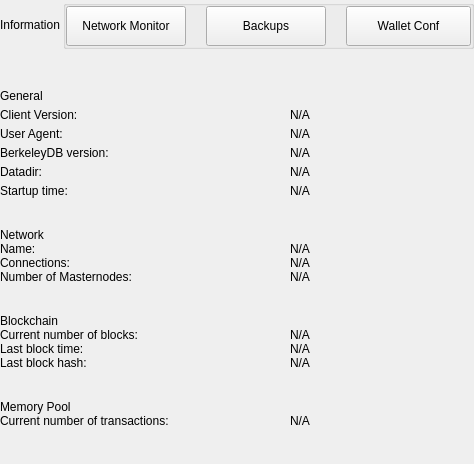
<?xml version="1.0" encoding="UTF-8"?>
<ui version="4.0">
 <class>SettingsInformationWidget</class>
 <widget class="QWidget" name="SettingsInformationWidget">
  <property name="geometry">
   <rect>
    <x>0</x>
    <y>0</y>
    <width>474</width>
    <height>464</height>
   </rect>
  </property>
  <property name="windowTitle">
   <string>Form</string>
  </property>
  <layout class="QVBoxLayout" name="verticalLayout">
   <property name="spacing">
    <number>0</number>
   </property>
   <property name="leftMargin">
    <number>0</number>
   </property>
   <property name="topMargin">
    <number>0</number>
   </property>
   <property name="rightMargin">
    <number>0</number>
   </property>
   <property name="bottomMargin">
    <number>0</number>
   </property>
   <item>
    <widget class="QWidget" name="left" native="true">
     <layout class="QVBoxLayout" name="verticalLayout_3">
      <property name="leftMargin">
       <number>0</number>
      </property>
      <property name="topMargin">
       <number>0</number>
      </property>
      <property name="rightMargin">
       <number>0</number>
      </property>
      <property name="bottomMargin">
       <number>0</number>
      </property>
      <item>
       <layout class="QVBoxLayout" name="verticalLayout_2">
        <property name="spacing">
         <number>0</number>
        </property>
        <item>
         <layout class="QHBoxLayout" name="horizontalLayout_3">
          <property name="spacing">
           <number>0</number>
          </property>
          <item>
           <widget class="QLabel" name="labelTitle">
            <property name="text">
             <string>Information</string>
            </property>
           </widget>
          </item>
          <item>
           <spacer name="horizontalSpacer">
            <property name="orientation">
             <enum>Qt::Horizontal</enum>
            </property>
            <property name="sizeHint" stdset="0">
             <size>
              <width>40</width>
              <height>20</height>
             </size>
            </property>
           </spacer>
          </item>
          <item>
           <widget class="QGroupBox" name="groupBox">
            <property name="title">
             <string/>
            </property>
            <layout class="QHBoxLayout" name="horizontalLayout_4">
             <property name="spacing">
              <number>20</number>
             </property>
             <property name="leftMargin">
              <number>0</number>
             </property>
             <property name="topMargin">
              <number>0</number>
             </property>
             <property name="rightMargin">
              <number>0</number>
             </property>
             <property name="bottomMargin">
              <number>0</number>
             </property>
             <item>
              <widget class="QPushButton" name="pushButtonNetworkMonitor">
               <property name="minimumSize">
                <size>
                 <width>120</width>
                 <height>40</height>
                </size>
               </property>
               <property name="maximumSize">
                <size>
                 <width>16777215</width>
                 <height>40</height>
                </size>
               </property>
               <property name="focusPolicy">
                <enum>Qt::NoFocus</enum>
               </property>
               <property name="text">
                <string>Network Monitor</string>
               </property>
              </widget>
             </item>
             <item>
              <widget class="QPushButton" name="pushButtonBackups">
               <property name="minimumSize">
                <size>
                 <width>120</width>
                 <height>40</height>
                </size>
               </property>
               <property name="maximumSize">
                <size>
                 <width>120</width>
                 <height>40</height>
                </size>
               </property>
               <property name="focusPolicy">
                <enum>Qt::NoFocus</enum>
               </property>
               <property name="text">
                <string>Backups</string>
               </property>
               <property name="checkable">
                <bool>false</bool>
               </property>
               <property name="autoExclusive">
                <bool>false</bool>
               </property>
              </widget>
             </item>
             <item>
              <widget class="QPushButton" name="pushButtonFile">
               <property name="minimumSize">
                <size>
                 <width>125</width>
                 <height>40</height>
                </size>
               </property>
               <property name="maximumSize">
                <size>
                 <width>125</width>
                 <height>40</height>
                </size>
               </property>
               <property name="focusPolicy">
                <enum>Qt::NoFocus</enum>
               </property>
               <property name="text">
                <string>Wallet Conf</string>
               </property>
               <property name="checkable">
                <bool>false</bool>
               </property>
               <property name="checked">
                <bool>false</bool>
               </property>
               <property name="autoExclusive">
                <bool>false</bool>
               </property>
              </widget>
             </item>
            </layout>
           </widget>
          </item>
         </layout>
        </item>
        <item>
         <spacer name="verticalSpacer_2">
          <property name="orientation">
           <enum>Qt::Vertical</enum>
          </property>
          <property name="sizeType">
           <enum>QSizePolicy::Fixed</enum>
          </property>
          <property name="sizeHint" stdset="0">
           <size>
            <width>20</width>
            <height>40</height>
           </size>
          </property>
         </spacer>
        </item>
        <item>
         <widget class="QWidget" name="layoutOptions1" native="true">
          <layout class="QVBoxLayout" name="verticalLayout_9">
           <property name="spacing">
            <number>5</number>
           </property>
           <property name="leftMargin">
            <number>0</number>
           </property>
           <property name="topMargin">
            <number>0</number>
           </property>
           <property name="rightMargin">
            <number>0</number>
           </property>
           <property name="bottomMargin">
            <number>10</number>
           </property>
           <item>
            <widget class="QLabel" name="labelTitleGeneral">
             <property name="text">
              <string>General</string>
             </property>
            </widget>
           </item>
           <item>
            <layout class="QHBoxLayout" name="horizontalLayout" stretch="0,1">
             <property name="spacing">
              <number>0</number>
             </property>
             <item>
              <widget class="QLabel" name="labelTitleClient">
               <property name="minimumSize">
                <size>
                 <width>290</width>
                 <height>0</height>
                </size>
               </property>
               <property name="maximumSize">
                <size>
                 <width>290</width>
                 <height>16777215</height>
                </size>
               </property>
               <property name="text">
                <string>Client Version:</string>
               </property>
              </widget>
             </item>
             <item>
              <widget class="QLabel" name="labelInfoClient">
               <property name="cursor">
                <cursorShape>IBeamCursor</cursorShape>
               </property>
               <property name="textInteractionFlags">
                <set>Qt::LinksAccessibleByMouse|Qt::TextSelectableByKeyboard|Qt::TextSelectableByMouse</set>
               </property>
               <property name="text">
                <string notr="true">N/A</string>
               </property>
              </widget>
             </item>
            </layout>
           </item>
           <item>
            <layout class="QHBoxLayout" name="horizontalAgent" stretch="0,1">
             <property name="spacing">
              <number>0</number>
             </property>
             <item>
              <widget class="QLabel" name="labelTitleAgent">
               <property name="minimumSize">
                <size>
                 <width>290</width>
                 <height>0</height>
                </size>
               </property>
               <property name="maximumSize">
                <size>
                 <width>290</width>
                 <height>16777215</height>
                </size>
               </property>
               <property name="text">
                <string>User Agent:</string>
               </property>
              </widget>
             </item>
             <item>
              <widget class="QLabel" name="labelInfoAgent">
               <property name="cursor">
                <cursorShape>IBeamCursor</cursorShape>
               </property>
               <property name="textInteractionFlags">
                <set>Qt::LinksAccessibleByMouse|Qt::TextSelectableByKeyboard|Qt::TextSelectableByMouse</set>
               </property>
               <property name="text">
                <string notr="true">N/A</string>
               </property>
              </widget>
             </item>
            </layout>
           </item>
           <item>
            <layout class="QHBoxLayout" name="horizontalBerkely" stretch="0,1">
             <property name="spacing">
              <number>0</number>
             </property>
             <item>
              <widget class="QLabel" name="labelTitleBerkeley">
               <property name="minimumSize">
                <size>
                 <width>290</width>
                 <height>0</height>
                </size>
               </property>
               <property name="maximumSize">
                <size>
                 <width>290</width>
                 <height>16777215</height>
                </size>
               </property>
               <property name="text">
                <string>BerkeleyDB version:</string>
               </property>
              </widget>
             </item>
             <item>
              <widget class="QLabel" name="labelInfoBerkeley">
               <property name="cursor">
                <cursorShape>IBeamCursor</cursorShape>
               </property>
               <property name="textInteractionFlags">
                <set>Qt::LinksAccessibleByMouse|Qt::TextSelectableByKeyboard|Qt::TextSelectableByMouse</set>
               </property>
               <property name="text">
                <string notr="true">N/A</string>
               </property>
              </widget>
             </item>
            </layout>
           </item>
           <item>
            <layout class="QHBoxLayout" name="horizontalDataDir" stretch="0,1">
             <property name="spacing">
              <number>0</number>
             </property>
             <item>
              <widget class="QLabel" name="labelTitleDataDir">
               <property name="minimumSize">
                <size>
                 <width>290</width>
                 <height>0</height>
                </size>
               </property>
               <property name="maximumSize">
                <size>
                 <width>290</width>
                 <height>16777215</height>
                </size>
               </property>
               <property name="text">
                <string>Datadir:</string>
               </property>
              </widget>
             </item>
             <item>
              <widget class="QLabel" name="labelInfoDataDir">
               <property name="cursor">
                <cursorShape>IBeamCursor</cursorShape>
               </property>
               <property name="textInteractionFlags">
                <set>Qt::LinksAccessibleByMouse|Qt::TextSelectableByKeyboard|Qt::TextSelectableByMouse</set>
               </property>
               <property name="text">
                <string notr="true">N/A</string>
               </property>
               <property name="wordWrap">
                <bool>true</bool>
               </property>
              </widget>
             </item>
            </layout>
           </item>
           <item>
            <layout class="QHBoxLayout" name="horizontalTime" stretch="0,1">
             <property name="spacing">
              <number>0</number>
             </property>
             <item>
              <widget class="QLabel" name="labelTitleTime">
               <property name="minimumSize">
                <size>
                 <width>290</width>
                 <height>0</height>
                </size>
               </property>
               <property name="maximumSize">
                <size>
                 <width>290</width>
                 <height>16777215</height>
                </size>
               </property>
               <property name="text">
                <string>Startup time:</string>
               </property>
              </widget>
             </item>
             <item>
              <widget class="QLabel" name="labelInfoTime">
               <property name="cursor">
                <cursorShape>IBeamCursor</cursorShape>
               </property>
               <property name="textInteractionFlags">
                <set>Qt::LinksAccessibleByMouse|Qt::TextSelectableByKeyboard|Qt::TextSelectableByMouse</set>
               </property>
               <property name="text">
                <string notr="true">N/A</string>
               </property>
              </widget>
             </item>
            </layout>
           </item>
          </layout>
         </widget>
        </item>
        <item>
         <spacer name="verticalSpacer_3">
          <property name="orientation">
           <enum>Qt::Vertical</enum>
          </property>
          <property name="sizeType">
           <enum>QSizePolicy::Minimum</enum>
          </property>
          <property name="sizeHint" stdset="0">
           <size>
            <width>20</width>
            <height>20</height>
           </size>
          </property>
         </spacer>
        </item>
        <item>
         <widget class="QLabel" name="labelTitleNetwork">
          <property name="text">
           <string>Network</string>
          </property>
         </widget>
        </item>
        <item>
         <layout class="QHBoxLayout" name="horizontalName" stretch="0,1">
          <property name="spacing">
           <number>0</number>
          </property>
          <item>
           <widget class="QLabel" name="labelTitleName">
            <property name="minimumSize">
             <size>
              <width>290</width>
              <height>0</height>
             </size>
            </property>
            <property name="maximumSize">
             <size>
              <width>290</width>
              <height>16777215</height>
             </size>
            </property>
            <property name="text">
             <string>Name:</string>
            </property>
           </widget>
          </item>
          <item>
           <widget class="QLabel" name="labelInfoName">
            <property name="cursor">
             <cursorShape>IBeamCursor</cursorShape>
            </property>
            <property name="textInteractionFlags">
             <set>Qt::LinksAccessibleByMouse|Qt::TextSelectableByKeyboard|Qt::TextSelectableByMouse</set>
            </property>
            <property name="text">
             <string notr="true">N/A</string>
            </property>
           </widget>
          </item>
         </layout>
        </item>
        <item>
         <layout class="QHBoxLayout" name="horizontalConnections" stretch="0,1">
          <property name="spacing">
           <number>0</number>
          </property>
          <item>
           <widget class="QLabel" name="labelTitleConnections">
            <property name="minimumSize">
             <size>
              <width>290</width>
              <height>0</height>
             </size>
            </property>
            <property name="maximumSize">
             <size>
              <width>290</width>
              <height>16777215</height>
             </size>
            </property>
            <property name="text">
             <string>Connections:</string>
            </property>
           </widget>
          </item>
          <item>
           <widget class="QLabel" name="labelInfoConnections">
            <property name="cursor">
             <cursorShape>IBeamCursor</cursorShape>
            </property>
            <property name="textInteractionFlags">
             <set>Qt::LinksAccessibleByMouse|Qt::TextSelectableByKeyboard|Qt::TextSelectableByMouse</set>
            </property>
            <property name="text">
             <string notr="true">N/A</string>
            </property>
           </widget>
          </item>
         </layout>
        </item>
        <item>
         <widget class="QWidget" name="layoutOptions2" native="true">
          <layout class="QHBoxLayout" name="horizontalMasternodes" stretch="0,1">
           <property name="spacing">
             <number>0</number>
           </property>
           <property name="leftMargin">
            <number>0</number>
           </property>
           <property name="topMargin">
            <number>0</number>
           </property>
           <property name="rightMargin">
            <number>0</number>
           </property>
           <property name="bottomMargin">
            <number>10</number>
           </property>
           <item>
            <widget class="QLabel" name="labelTitleMasternodes">
             <property name="minimumSize">
              <size>
               <width>290</width>
               <height>0</height>
              </size>
             </property>
             <property name="maximumSize">
              <size>
               <width>290</width>
               <height>16777215</height>
              </size>
             </property>
             <property name="text">
              <string>Number of Masternodes:</string>
             </property>
            </widget>
           </item>
           <item>
            <widget class="QLabel" name="labelInfoMasternodes">
             <property name="cursor">
              <cursorShape>IBeamCursor</cursorShape>
             </property>
             <property name="textInteractionFlags">
              <set>Qt::LinksAccessibleByMouse|Qt::TextSelectableByKeyboard|Qt::TextSelectableByMouse</set>
             </property>
             <property name="text">
              <string notr="true">N/A</string>
             </property>
            </widget>
           </item>
          </layout>
         </widget>
        </item>
        <item>
         <spacer name="verticalSpacer_4">
          <property name="orientation">
           <enum>Qt::Vertical</enum>
          </property>
          <property name="sizeType">
           <enum>QSizePolicy::Minimum</enum>
          </property>
          <property name="sizeHint" stdset="0">
           <size>
            <width>20</width>
            <height>20</height>
           </size>
          </property>
         </spacer>
        </item>
        <item>
         <widget class="QLabel" name="labelTitleBlockchain">
          <property name="text">
           <string>Blockchain</string>
          </property>
         </widget>
        </item>
        <item>
         <layout class="QHBoxLayout" name="horizontalBlockNumber" stretch="0,1">
          <property name="spacing">
           <number>0</number>
          </property>
          <item>
           <widget class="QLabel" name="labelTitleBlockNumber">
            <property name="minimumSize">
             <size>
              <width>290</width>
              <height>0</height>
             </size>
            </property>
            <property name="maximumSize">
             <size>
              <width>290</width>
              <height>16777215</height>
             </size>
            </property>
            <property name="text">
             <string>Current number of blocks:</string>
            </property>
           </widget>
          </item>
          <item>
           <widget class="QLabel" name="labelInfoBlockNumber">
            <property name="cursor">
             <cursorShape>IBeamCursor</cursorShape>
            </property>
            <property name="textInteractionFlags">
             <set>Qt::LinksAccessibleByMouse|Qt::TextSelectableByKeyboard|Qt::TextSelectableByMouse</set>
            </property>
            <property name="text">
             <string notr="true">N/A</string>
            </property>
           </widget>
          </item>
         </layout>
        </item>
        <item>
         <layout class="QHBoxLayout" name="horizontalBlockTime" stretch="0,1">
          <property name="spacing">
           <number>0</number>
          </property>
          <item>
           <widget class="QLabel" name="labelTitleBlockTime">
            <property name="minimumSize">
             <size>
              <width>290</width>
              <height>0</height>
             </size>
            </property>
            <property name="maximumSize">
             <size>
              <width>290</width>
              <height>16777215</height>
             </size>
            </property>
            <property name="text">
             <string>Last block time:</string>
            </property>
           </widget>
          </item>
          <item>
           <widget class="QLabel" name="labelInfoBlockTime">
            <property name="cursor">
             <cursorShape>IBeamCursor</cursorShape>
            </property>
            <property name="textInteractionFlags">
             <set>Qt::LinksAccessibleByMouse|Qt::TextSelectableByKeyboard|Qt::TextSelectableByMouse</set>
            </property>
            <property name="text">
             <string notr="true">N/A</string>
            </property>
           </widget>
          </item>
         </layout>
        </item>
        <item>
         <widget class="QWidget" name="layoutOptions3" native="true">
          <layout class="QHBoxLayout" name="horizontalBlockHash" stretch="0,1">
           <property name="spacing">
            <number>0</number>
           </property>
           <property name="leftMargin">
            <number>0</number>
           </property>
           <property name="topMargin">
            <number>0</number>
           </property>
           <property name="rightMargin">
            <number>0</number>
           </property>
           <property name="bottomMargin">
            <number>10</number>
           </property>
           <item>
            <widget class="QLabel" name="labelTitleBlockHash">
             <property name="minimumSize">
              <size>
               <width>290</width>
               <height>0</height>
              </size>
             </property>
             <property name="maximumSize">
              <size>
               <width>290</width>
               <height>16777215</height>
              </size>
             </property>
             <property name="text">
              <string>Last block hash:</string>
             </property>
            </widget>
           </item>
           <item>
            <widget class="QLabel" name="labelInfoBlockHash">
             <property name="cursor">
              <cursorShape>IBeamCursor</cursorShape>
             </property>
             <property name="textInteractionFlags">
              <set>Qt::LinksAccessibleByMouse|Qt::TextSelectableByKeyboard|Qt::TextSelectableByMouse</set>
             </property>
             <property name="text">
              <string notr="true">N/A</string>
             </property>
            </widget>
           </item>
          </layout>
         </widget>
        </item>
        <item>
         <spacer name="verticalSpacer_5">
          <property name="orientation">
           <enum>Qt::Vertical</enum>
          </property>
          <property name="sizeType">
           <enum>QSizePolicy::Fixed</enum>
          </property>
          <property name="sizeHint" stdset="0">
           <size>
            <width>20</width>
            <height>20</height>
           </size>
          </property>
         </spacer>
        </item>
        <item>
         <widget class="QLabel" name="labelTitleMemory">
          <property name="text">
           <string>Memory Pool</string>
          </property>
         </widget>
        </item>
        <item>
         <layout class="QHBoxLayout" name="horizontalNumberTransactions" stretch="0,1">
          <property name="spacing">
           <number>0</number>
          </property>
          <item>
           <widget class="QLabel" name="labelTitleNumberTransactions">
            <property name="minimumSize">
             <size>
              <width>290</width>
              <height>0</height>
             </size>
            </property>
            <property name="maximumSize">
             <size>
              <width>290</width>
              <height>16777215</height>
             </size>
            </property>
            <property name="text">
             <string>Current number of transactions:</string>
            </property>
           </widget>
          </item>
          <item>
           <widget class="QLabel" name="labelInfoNumberTransactions">
            <property name="text">
             <string notr="true">N/A</string>
            </property>
           </widget>
          </item>
         </layout>
        </item>
        <item>
         <spacer name="verticalSpacer">
          <property name="orientation">
           <enum>Qt::Vertical</enum>
          </property>
          <property name="sizeHint" stdset="0">
           <size>
            <width>20</width>
            <height>40</height>
           </size>
          </property>
         </spacer>
        </item>
       </layout>
      </item>
     </layout>
    </widget>
   </item>
  </layout>
 </widget>
 <resources/>
 <connections/>
</ui>
